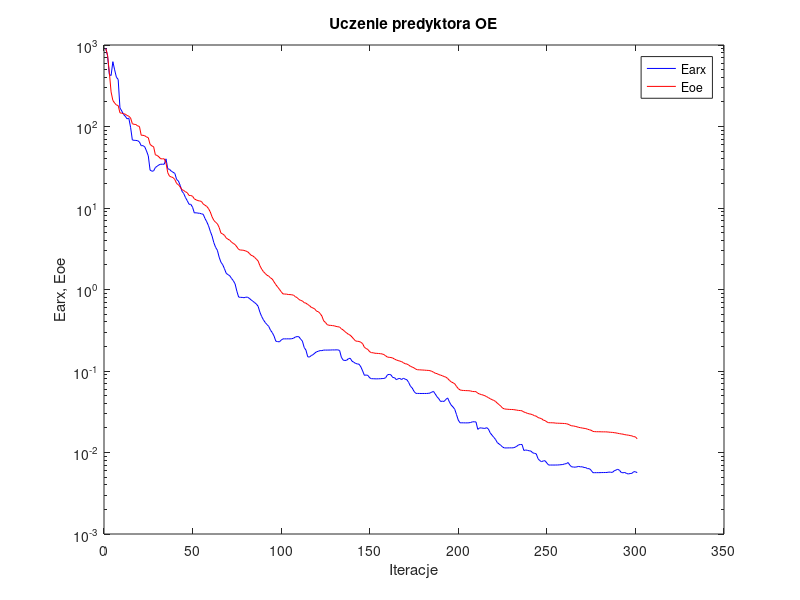
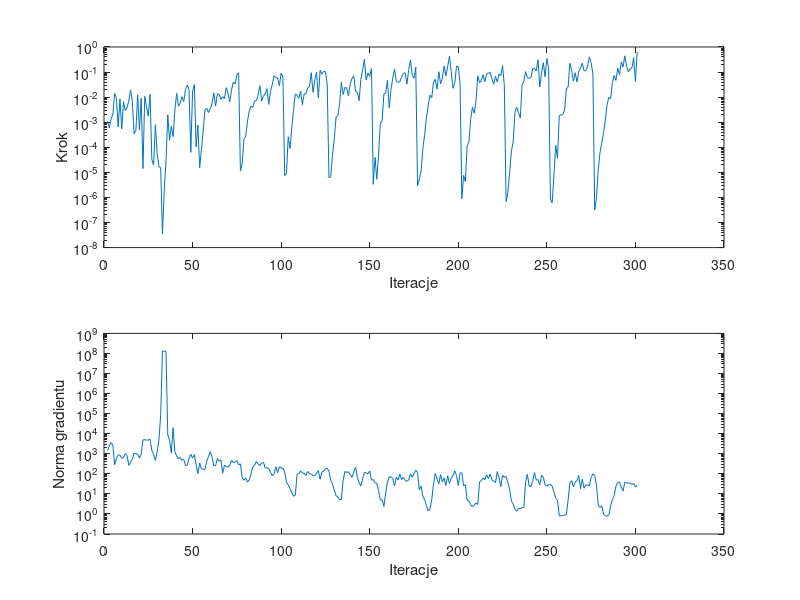

Write MATLAB code to recreate these figures, in order.
%uczenie predyktora oe
clear all;
n=0; farx(n+1)=9.124624e+002; foe(n+1)=9.043905e+002; wspucz(n+1)=0.000000e+000; ng(n+1)=0.000000e+000;
%odnowa zmiennej metryki
n=1; farx(n+1)=7.379089e+002; foe(n+1)=7.530805e+002; krok(n+1)=1.088038e-003; ng(n+1)=1.449552e+003;
n=2; farx(n+1)=4.352586e+002; foe(n+1)=4.639937e+002; krok(n+1)=5.828972e-004; ng(n+1)=2.485860e+003;
n=3; farx(n+1)=4.218927e+002; foe(n+1)=2.657359e+002; krok(n+1)=1.342085e-003; ng(n+1)=3.587642e+003;
n=4; farx(n+1)=6.243450e+002; foe(n+1)=2.091409e+002; krok(n+1)=2.086706e-003; ng(n+1)=2.685291e+003;
n=5; farx(n+1)=4.957303e+002; foe(n+1)=1.941576e+002; krok(n+1)=1.394089e-002; ng(n+1)=2.800954e+002;
n=6; farx(n+1)=4.024357e+002; foe(n+1)=1.833950e+002; krok(n+1)=9.385969e-003; ng(n+1)=5.941655e+002;
n=7; farx(n+1)=3.776383e+002; foe(n+1)=1.810719e+002; krok(n+1)=6.465635e-004; ng(n+1)=8.778688e+002;
n=8; farx(n+1)=1.692469e+002; foe(n+1)=1.471305e+002; krok(n+1)=8.624636e-003; ng(n+1)=8.659305e+002;
n=9; farx(n+1)=1.553385e+002; foe(n+1)=1.455794e+002; krok(n+1)=5.391128e-004; ng(n+1)=5.988140e+002;
n=10; farx(n+1)=1.410034e+002; foe(n+1)=1.437030e+002; krok(n+1)=6.606617e-003; ng(n+1)=6.284488e+002;
n=11; farx(n+1)=1.337454e+002; foe(n+1)=1.415844e+002; krok(n+1)=2.883948e-003; ng(n+1)=1.016491e+003;
n=12; farx(n+1)=1.242322e+002; foe(n+1)=1.366953e+002; krok(n+1)=3.806601e-003; ng(n+1)=8.173140e+002;
n=13; farx(n+1)=1.266322e+002; foe(n+1)=1.337190e+002; krok(n+1)=7.088102e-003; ng(n+1)=2.649928e+002;
n=14; farx(n+1)=9.793347e+001; foe(n+1)=1.275036e+002; krok(n+1)=1.945154e-002; ng(n+1)=3.608574e+002;
n=15; farx(n+1)=6.835082e+001; foe(n+1)=1.081808e+002; krok(n+1)=6.511197e-003; ng(n+1)=5.329966e+002;
n=16; farx(n+1)=6.768501e+001; foe(n+1)=1.063534e+002; krok(n+1)=3.467612e-004; ng(n+1)=1.075973e+003;
n=17; farx(n+1)=6.748232e+001; foe(n+1)=1.057334e+002; krok(n+1)=4.703531e-004; ng(n+1)=1.004925e+003;
n=18; farx(n+1)=6.702577e+001; foe(n+1)=1.016160e+002; krok(n+1)=1.226153e-002; ng(n+1)=9.691644e+002;
n=19; farx(n+1)=6.455913e+001; foe(n+1)=1.002315e+002; krok(n+1)=4.893823e-004; ng(n+1)=6.100432e+002;
n=20; farx(n+1)=5.814148e+001; foe(n+1)=7.809739e+001; krok(n+1)=9.111084e-003; ng(n+1)=9.459318e+002;
n=21; farx(n+1)=5.825942e+001; foe(n+1)=7.801709e+001; krok(n+1)=1.414532e-005; ng(n+1)=4.952727e+003;
n=22; farx(n+1)=5.635068e+001; foe(n+1)=7.698759e+001; krok(n+1)=1.073668e-002; ng(n+1)=5.025064e+003;
n=23; farx(n+1)=5.010365e+001; foe(n+1)=7.442804e+001; krok(n+1)=4.090464e-003; ng(n+1)=4.732196e+003;
n=24; farx(n+1)=4.364073e+001; foe(n+1)=7.295461e+001; krok(n+1)=1.745241e-003; ng(n+1)=4.828811e+003;
n=25; farx(n+1)=2.922021e+001; foe(n+1)=6.042912e+001; krok(n+1)=1.305754e-002; ng(n+1)=5.371445e+003;
%odnowa zmiennej metryki
n=26; farx(n+1)=2.828147e+001; foe(n+1)=5.775530e+001; krok(n+1)=3.242569e-005; ng(n+1)=1.470397e+003;
n=27; farx(n+1)=2.850479e+001; foe(n+1)=5.659051e+001; krok(n+1)=1.961815e-005; ng(n+1)=9.347192e+002;
n=28; farx(n+1)=3.139564e+001; foe(n+1)=4.486069e+001; krok(n+1)=7.851750e-004; ng(n+1)=4.622486e+002;
n=29; farx(n+1)=3.254077e+001; foe(n+1)=4.419607e+001; krok(n+1)=5.596626e-005; ng(n+1)=1.266174e+003;
n=30; farx(n+1)=3.380495e+001; foe(n+1)=4.233393e+001; krok(n+1)=1.657636e-005; ng(n+1)=4.773439e+003;
n=31; farx(n+1)=3.444376e+001; foe(n+1)=4.014212e+001; krok(n+1)=1.539518e-005; ng(n+1)=9.014667e+004;
n=32; farx(n+1)=3.444413e+001; foe(n+1)=4.014165e+001; krok(n+1)=3.492143e-008; ng(n+1)=1.295602e+008;
n=33; farx(n+1)=3.444200e+001; foe(n+1)=4.013556e+001; krok(n+1)=1.865685e-006; ng(n+1)=1.294582e+008;
n=34; farx(n+1)=4.012129e+001; foe(n+1)=3.570721e+001; krok(n+1)=2.809248e-005; ng(n+1)=1.268074e+008;
n=35; farx(n+1)=3.028316e+001; foe(n+1)=2.708821e+001; krok(n+1)=1.983052e-003; ng(n+1)=8.531447e+003;
n=36; farx(n+1)=2.979310e+001; foe(n+1)=2.450739e+001; krok(n+1)=1.909062e-004; ng(n+1)=4.799798e+003;
n=37; farx(n+1)=2.829067e+001; foe(n+1)=2.405040e+001; krok(n+1)=6.946998e-004; ng(n+1)=1.083244e+003;
n=38; farx(n+1)=2.743424e+001; foe(n+1)=2.361464e+001; krok(n+1)=2.663065e-004; ng(n+1)=1.993211e+004;
n=39; farx(n+1)=2.657116e+001; foe(n+1)=2.231170e+001; krok(n+1)=2.998733e-003; ng(n+1)=1.319042e+003;
n=40; farx(n+1)=2.238205e+001; foe(n+1)=1.996479e+001; krok(n+1)=1.406421e-002; ng(n+1)=7.679752e+002;
n=41; farx(n+1)=2.144841e+001; foe(n+1)=1.932104e+001; krok(n+1)=4.334641e-003; ng(n+1)=5.571907e+002;
n=42; farx(n+1)=1.897650e+001; foe(n+1)=1.809040e+001; krok(n+1)=5.682045e-003; ng(n+1)=6.580482e+002;
n=43; farx(n+1)=1.606974e+001; foe(n+1)=1.682259e+001; krok(n+1)=1.056509e-002; ng(n+1)=4.706784e+002;
n=44; farx(n+1)=1.506401e+001; foe(n+1)=1.637604e+001; krok(n+1)=6.606617e-003; ng(n+1)=5.335862e+002;
n=45; farx(n+1)=1.342716e+001; foe(n+1)=1.581771e+001; krok(n+1)=2.001452e-002; ng(n+1)=2.552326e+002;
n=46; farx(n+1)=1.230608e+001; foe(n+1)=1.539172e+001; krok(n+1)=3.022871e-002; ng(n+1)=2.725762e+002;
n=47; farx(n+1)=1.110678e+001; foe(n+1)=1.424747e+001; krok(n+1)=1.993088e-002; ng(n+1)=5.953742e+002;
n=48; farx(n+1)=1.110214e+001; foe(n+1)=1.424520e+001; krok(n+1)=6.268073e-005; ng(n+1)=9.319687e+002;
n=49; farx(n+1)=1.021299e+001; foe(n+1)=1.392284e+001; krok(n+1)=1.650507e-002; ng(n+1)=6.201676e+002;
n=50; farx(n+1)=8.688010e+000; foe(n+1)=1.293444e+001; krok(n+1)=3.192628e-002; ng(n+1)=9.014036e+002;
%odnowa zmiennej metryki
n=51; farx(n+1)=8.750406e+000; foe(n+1)=1.259753e+001; krok(n+1)=1.052302e-004; ng(n+1)=2.738581e+002;
n=52; farx(n+1)=8.645168e+000; foe(n+1)=1.232341e+001; krok(n+1)=7.663457e-004; ng(n+1)=1.012553e+002;
n=53; farx(n+1)=8.623372e+000; foe(n+1)=1.220388e+001; krok(n+1)=1.511164e-005; ng(n+1)=3.480164e+002;
n=54; farx(n+1)=8.480582e+000; foe(n+1)=1.203507e+001; krok(n+1)=8.191911e-005; ng(n+1)=1.776563e+002;
n=55; farx(n+1)=8.383564e+000; foe(n+1)=1.121181e+001; krok(n+1)=4.861096e-004; ng(n+1)=1.680625e+002;
n=56; farx(n+1)=7.449021e+000; foe(n+1)=1.081121e+001; krok(n+1)=3.146871e-003; ng(n+1)=1.675271e+002;
n=57; farx(n+1)=6.776941e+000; foe(n+1)=1.046048e+001; krok(n+1)=3.558977e-003; ng(n+1)=4.244458e+002;
n=58; farx(n+1)=6.055122e+000; foe(n+1)=9.836196e+000; krok(n+1)=2.437335e-003; ng(n+1)=7.358746e+002;
n=59; farx(n+1)=5.185694e+000; foe(n+1)=8.941248e+000; krok(n+1)=3.427028e-003; ng(n+1)=1.273338e+003;
n=60; farx(n+1)=4.531607e+000; foe(n+1)=7.797140e+000; krok(n+1)=5.711090e-003; ng(n+1)=6.752069e+002;
n=61; farx(n+1)=3.757662e+000; foe(n+1)=7.053164e+000; krok(n+1)=1.448480e-002; ng(n+1)=2.566126e+002;
n=62; farx(n+1)=3.291457e+000; foe(n+1)=6.678780e+000; krok(n+1)=4.449709e-003; ng(n+1)=2.520914e+002;
n=63; farx(n+1)=3.029199e+000; foe(n+1)=6.409867e+000; krok(n+1)=1.360507e-002; ng(n+1)=5.837053e+002;
n=64; farx(n+1)=2.493681e+000; foe(n+1)=5.776113e+000; krok(n+1)=1.269968e-002; ng(n+1)=4.213642e+002;
n=65; farx(n+1)=2.164144e+000; foe(n+1)=4.930739e+000; krok(n+1)=8.252536e-003; ng(n+1)=4.815502e+002;
n=66; farx(n+1)=2.015298e+000; foe(n+1)=4.797191e+000; krok(n+1)=1.037360e-002; ng(n+1)=1.089709e+002;
n=67; farx(n+1)=1.798772e+000; foe(n+1)=4.618849e+000; krok(n+1)=8.682561e-003; ng(n+1)=2.689657e+002;
n=68; farx(n+1)=1.578861e+000; foe(n+1)=4.288569e+000; krok(n+1)=2.386882e-002; ng(n+1)=2.259459e+002;
n=69; farx(n+1)=1.521987e+000; foe(n+1)=4.137613e+000; krok(n+1)=1.438335e-002; ng(n+1)=2.177924e+002;
n=70; farx(n+1)=1.474512e+000; foe(n+1)=4.025486e+000; krok(n+1)=6.543079e-003; ng(n+1)=2.758496e+002;
n=71; farx(n+1)=1.365924e+000; foe(n+1)=3.802137e+000; krok(n+1)=1.966568e-002; ng(n+1)=4.597912e+002;
n=72; farx(n+1)=1.282101e+000; foe(n+1)=3.679169e+000; krok(n+1)=3.968448e-002; ng(n+1)=3.657856e+002;
n=73; farx(n+1)=1.170936e+000; foe(n+1)=3.557366e+000; krok(n+1)=3.323730e-002; ng(n+1)=3.824714e+002;
n=74; farx(n+1)=9.527826e-001; foe(n+1)=3.336874e+000; krok(n+1)=7.951813e-002; ng(n+1)=4.603836e+002;
n=75; farx(n+1)=8.076246e-001; foe(n+1)=3.102657e+000; krok(n+1)=9.363811e-002; ng(n+1)=2.813194e+002;
%odnowa zmiennej metryki
n=76; farx(n+1)=8.013102e-001; foe(n+1)=3.048110e+000; krok(n+1)=1.126542e-005; ng(n+1)=3.142257e+002;
n=77; farx(n+1)=7.999917e-001; foe(n+1)=3.043421e+000; krok(n+1)=2.167257e-005; ng(n+1)=6.278288e+001;
n=78; farx(n+1)=7.926877e-001; foe(n+1)=3.019560e+000; krok(n+1)=2.111695e-004; ng(n+1)=4.861520e+001;
n=79; farx(n+1)=8.035139e-001; foe(n+1)=2.966582e+000; krok(n+1)=2.773768e-004; ng(n+1)=6.140809e+001;
n=80; farx(n+1)=8.060786e-001; foe(n+1)=2.916601e+000; krok(n+1)=1.120856e-003; ng(n+1)=3.828047e+001;
n=81; farx(n+1)=7.794341e-001; foe(n+1)=2.779231e+000; krok(n+1)=2.778799e-003; ng(n+1)=5.112587e+001;
n=82; farx(n+1)=7.474485e-001; foe(n+1)=2.634058e+000; krok(n+1)=4.375565e-003; ng(n+1)=9.856617e+001;
n=83; farx(n+1)=7.183598e-001; foe(n+1)=2.584620e+000; krok(n+1)=3.929986e-003; ng(n+1)=2.297161e+002;
n=84; farx(n+1)=6.913806e-001; foe(n+1)=2.481071e+000; krok(n+1)=7.144846e-003; ng(n+1)=2.674177e+002;
n=85; farx(n+1)=6.639363e-001; foe(n+1)=2.360363e+000; krok(n+1)=7.242402e-003; ng(n+1)=4.158958e+002;
n=86; farx(n+1)=6.219466e-001; foe(n+1)=2.238047e+000; krok(n+1)=1.199953e-002; ng(n+1)=3.093847e+002;
n=87; farx(n+1)=5.272885e-001; foe(n+1)=1.960817e+000; krok(n+1)=2.876670e-002; ng(n+1)=2.571798e+002;
n=88; farx(n+1)=4.661507e-001; foe(n+1)=1.780742e+000; krok(n+1)=6.912131e-003; ng(n+1)=3.419708e+002;
n=89; farx(n+1)=4.248788e-001; foe(n+1)=1.656323e+000; krok(n+1)=1.129495e-002; ng(n+1)=3.715017e+002;
n=90; farx(n+1)=3.938093e-001; foe(n+1)=1.573816e+000; krok(n+1)=1.345640e-002; ng(n+1)=2.011640e+002;
n=91; farx(n+1)=3.711484e-001; foe(n+1)=1.495980e+000; krok(n+1)=2.178313e-002; ng(n+1)=2.002480e+002;
n=92; farx(n+1)=3.525111e-001; foe(n+1)=1.459247e+000; krok(n+1)=5.172508e-003; ng(n+1)=1.823104e+002;
n=93; farx(n+1)=3.164592e-001; foe(n+1)=1.387922e+000; krok(n+1)=1.740861e-002; ng(n+1)=1.179517e+002;
n=94; farx(n+1)=2.957696e-001; foe(n+1)=1.342303e+000; krok(n+1)=3.172883e-002; ng(n+1)=8.085282e+001;
n=95; farx(n+1)=2.680433e-001; foe(n+1)=1.238088e+000; krok(n+1)=7.240442e-002; ng(n+1)=1.001281e+002;
n=96; farx(n+1)=2.320153e-001; foe(n+1)=1.146559e+000; krok(n+1)=6.079450e-002; ng(n+1)=2.271165e+002;
n=97; farx(n+1)=2.295864e-001; foe(n+1)=1.075793e+000; krok(n+1)=5.931582e-002; ng(n+1)=1.128642e+002;
n=98; farx(n+1)=2.278003e-001; foe(n+1)=1.007073e+000; krok(n+1)=2.835564e-002; ng(n+1)=2.271570e+002;
n=99; farx(n+1)=2.390134e-001; foe(n+1)=9.416005e-001; krok(n+1)=9.137743e-002; ng(n+1)=1.899417e+002;
n=100; farx(n+1)=2.479357e-001; foe(n+1)=8.842442e-001; krok(n+1)=6.269998e-002; ng(n+1)=1.955238e+002;
%odnowa zmiennej metryki
n=101; farx(n+1)=2.479438e-001; foe(n+1)=8.790320e-001; krok(n+1)=7.488082e-006; ng(n+1)=1.270688e+002;
n=102; farx(n+1)=2.478527e-001; foe(n+1)=8.781802e-001; krok(n+1)=9.322149e-006; ng(n+1)=3.805225e+001;
n=103; farx(n+1)=2.483055e-001; foe(n+1)=8.677574e-001; krok(n+1)=2.638405e-004; ng(n+1)=2.842741e+001;
n=104; farx(n+1)=2.477100e-001; foe(n+1)=8.662097e-001; krok(n+1)=8.923578e-005; ng(n+1)=1.841576e+001;
n=105; farx(n+1)=2.489831e-001; foe(n+1)=8.614223e-001; krok(n+1)=5.890474e-004; ng(n+1)=1.138128e+001;
n=106; farx(n+1)=2.524802e-001; foe(n+1)=8.519273e-001; krok(n+1)=3.225080e-003; ng(n+1)=7.695102e+000;
n=107; farx(n+1)=2.610796e-001; foe(n+1)=8.166846e-001; krok(n+1)=1.333847e-002; ng(n+1)=8.587163e+000;
n=108; farx(n+1)=2.643933e-001; foe(n+1)=7.954532e-001; krok(n+1)=1.189189e-002; ng(n+1)=9.658474e+001;
n=109; farx(n+1)=2.635862e-001; foe(n+1)=7.561114e-001; krok(n+1)=9.079033e-003; ng(n+1)=1.019580e+002;
n=110; farx(n+1)=2.462006e-001; foe(n+1)=7.348366e-001; krok(n+1)=1.737095e-002; ng(n+1)=1.392166e+002;
n=111; farx(n+1)=2.326691e-001; foe(n+1)=7.237309e-001; krok(n+1)=5.000456e-003; ng(n+1)=1.082503e+002;
n=112; farx(n+1)=1.945682e-001; foe(n+1)=6.899028e-001; krok(n+1)=1.363820e-002; ng(n+1)=1.068352e+002;
n=113; farx(n+1)=1.803521e-001; foe(n+1)=6.796657e-001; krok(n+1)=1.351485e-002; ng(n+1)=8.210599e+001;
n=114; farx(n+1)=1.494585e-001; foe(n+1)=6.546465e-001; krok(n+1)=2.334578e-002; ng(n+1)=1.309307e+002;
n=115; farx(n+1)=1.482258e-001; foe(n+1)=6.347354e-001; krok(n+1)=2.667694e-002; ng(n+1)=9.845944e+001;
n=116; farx(n+1)=1.547436e-001; foe(n+1)=6.036243e-001; krok(n+1)=9.464413e-002; ng(n+1)=9.771051e+001;
n=117; farx(n+1)=1.586081e-001; foe(n+1)=5.931864e-001; krok(n+1)=1.547432e-002; ng(n+1)=8.342702e+001;
n=118; farx(n+1)=1.658943e-001; foe(n+1)=5.756824e-001; krok(n+1)=4.904612e-002; ng(n+1)=7.976880e+001;
n=119; farx(n+1)=1.722440e-001; foe(n+1)=5.413059e-001; krok(n+1)=9.809225e-002; ng(n+1)=1.080009e+002;
n=120; farx(n+1)=1.746914e-001; foe(n+1)=5.343461e-001; krok(n+1)=9.128410e-003; ng(n+1)=1.434124e+002;
n=121; farx(n+1)=1.780577e-001; foe(n+1)=5.078241e-001; krok(n+1)=1.186921e-001; ng(n+1)=5.325927e+001;
n=122; farx(n+1)=1.778129e-001; foe(n+1)=4.721419e-001; krok(n+1)=8.268560e-002; ng(n+1)=1.245602e+002;
n=123; farx(n+1)=1.805937e-001; foe(n+1)=4.126019e-001; krok(n+1)=1.057221e-001; ng(n+1)=1.325661e+002;
n=124; farx(n+1)=1.805008e-001; foe(n+1)=3.942411e-001; krok(n+1)=1.072012e-001; ng(n+1)=1.835671e+002;
n=125; farx(n+1)=1.805676e-001; foe(n+1)=3.706890e-001; krok(n+1)=3.347423e-002; ng(n+1)=1.879171e+002;
%odnowa zmiennej metryki
n=126; farx(n+1)=1.808069e-001; foe(n+1)=3.638944e-001; krok(n+1)=6.147541e-006; ng(n+1)=1.361957e+002;
n=127; farx(n+1)=1.809273e-001; foe(n+1)=3.630348e-001; krok(n+1)=6.715934e-006; ng(n+1)=4.650000e+001;
n=128; farx(n+1)=1.815994e-001; foe(n+1)=3.604597e-001; krok(n+1)=5.261508e-005; ng(n+1)=3.207076e+001;
n=129; farx(n+1)=1.812005e-001; foe(n+1)=3.583340e-001; krok(n+1)=2.125074e-004; ng(n+1)=1.493298e+001;
n=130; farx(n+1)=1.817695e-001; foe(n+1)=3.525808e-001; krok(n+1)=1.602367e-003; ng(n+1)=8.005086e+000;
n=131; farx(n+1)=1.817368e-001; foe(n+1)=3.489516e-001; krok(n+1)=1.830478e-003; ng(n+1)=7.339028e+000;
n=132; farx(n+1)=1.785316e-001; foe(n+1)=3.464663e-001; krok(n+1)=5.242823e-003; ng(n+1)=5.025421e+000;
n=133; farx(n+1)=1.473561e-001; foe(n+1)=3.293003e-001; krok(n+1)=3.920662e-002; ng(n+1)=5.423415e+000;
n=134; farx(n+1)=1.360763e-001; foe(n+1)=3.191857e-001; krok(n+1)=1.274291e-002; ng(n+1)=5.041666e+001;
n=135; farx(n+1)=1.345352e-001; foe(n+1)=3.044124e-001; krok(n+1)=2.428721e-002; ng(n+1)=1.305740e+002;
n=136; farx(n+1)=1.355729e-001; foe(n+1)=2.926577e-001; krok(n+1)=2.355148e-002; ng(n+1)=1.173433e+002;
n=137; farx(n+1)=1.417422e-001; foe(n+1)=2.816870e-001; krok(n+1)=1.136199e-002; ng(n+1)=1.269534e+002;
n=138; farx(n+1)=1.434262e-001; foe(n+1)=2.750983e-001; krok(n+1)=3.394649e-002; ng(n+1)=9.105103e+001;
n=139; farx(n+1)=1.320805e-001; foe(n+1)=2.611210e-001; krok(n+1)=5.560270e-002; ng(n+1)=6.689885e+001;
n=140; farx(n+1)=1.281663e-001; foe(n+1)=2.465576e-001; krok(n+1)=7.000904e-002; ng(n+1)=1.220756e+002;
n=141; farx(n+1)=1.238599e-001; foe(n+1)=2.338002e-001; krok(n+1)=1.703693e-002; ng(n+1)=2.143402e+002;
n=142; farx(n+1)=1.222047e-001; foe(n+1)=2.315258e-001; krok(n+1)=1.574999e-002; ng(n+1)=6.731363e+001;
n=143; farx(n+1)=1.210986e-001; foe(n+1)=2.305469e-001; krok(n+1)=7.191676e-003; ng(n+1)=3.604816e+001;
n=144; farx(n+1)=1.123986e-001; foe(n+1)=2.249560e-001; krok(n+1)=5.097164e-002; ng(n+1)=2.472616e+001;
n=145; farx(n+1)=1.003354e-001; foe(n+1)=2.165764e-001; krok(n+1)=1.238254e-001; ng(n+1)=5.506950e+001;
n=146; farx(n+1)=8.842841e-002; foe(n+1)=1.949500e-001; krok(n+1)=3.214238e-001; ng(n+1)=1.185309e+002;
n=147; farx(n+1)=8.940798e-002; foe(n+1)=1.889245e-001; krok(n+1)=4.797973e-002; ng(n+1)=1.113514e+002;
n=148; farx(n+1)=8.818684e-002; foe(n+1)=1.832054e-001; krok(n+1)=9.137743e-002; ng(n+1)=1.016489e+002;
n=149; farx(n+1)=8.237469e-002; foe(n+1)=1.721626e-001; krok(n+1)=6.754791e-002; ng(n+1)=1.386631e+002;
n=150; farx(n+1)=8.044044e-002; foe(n+1)=1.678637e-001; krok(n+1)=1.383675e-001; ng(n+1)=4.818930e+001;
%odnowa zmiennej metryki
n=151; farx(n+1)=8.043112e-002; foe(n+1)=1.673779e-001; krok(n+1)=3.357967e-006; ng(n+1)=5.167999e+001;
n=152; farx(n+1)=8.015659e-002; foe(n+1)=1.650239e-001; krok(n+1)=3.923630e-005; ng(n+1)=3.519090e+001;
n=153; farx(n+1)=8.009819e-002; foe(n+1)=1.647351e-001; krok(n+1)=5.238884e-006; ng(n+1)=3.369925e+001;
n=154; farx(n+1)=8.026991e-002; foe(n+1)=1.639630e-001; krok(n+1)=5.249070e-005; ng(n+1)=1.481709e+001;
n=155; farx(n+1)=8.039091e-002; foe(n+1)=1.631112e-001; krok(n+1)=9.289576e-004; ng(n+1)=4.894566e+000;
n=156; farx(n+1)=8.075899e-002; foe(n+1)=1.620362e-001; krok(n+1)=1.130223e-003; ng(n+1)=5.021684e+000;
n=157; farx(n+1)=8.102886e-002; foe(n+1)=1.589963e-001; krok(n+1)=1.356166e-002; ng(n+1)=2.358541e+000;
n=158; farx(n+1)=8.268441e-002; foe(n+1)=1.536218e-001; krok(n+1)=1.429000e-002; ng(n+1)=1.077284e+001;
n=159; farx(n+1)=8.979499e-002; foe(n+1)=1.481760e-001; krok(n+1)=4.842911e-002; ng(n+1)=3.889656e+001;
n=160; farx(n+1)=9.087824e-002; foe(n+1)=1.471945e-001; krok(n+1)=3.740913e-003; ng(n+1)=7.187851e+001;
n=161; farx(n+1)=8.965099e-002; foe(n+1)=1.462779e-001; krok(n+1)=2.001452e-002; ng(n+1)=6.959427e+001;
n=162; farx(n+1)=8.317983e-002; foe(n+1)=1.443448e-001; krok(n+1)=5.730115e-002; ng(n+1)=6.003482e+001;
n=163; farx(n+1)=8.286410e-002; foe(n+1)=1.399942e-001; krok(n+1)=1.300904e-001; ng(n+1)=2.486039e+001;
n=164; farx(n+1)=7.832275e-002; foe(n+1)=1.367151e-001; krok(n+1)=4.305393e-002; ng(n+1)=6.756518e+001;
n=165; farx(n+1)=8.033397e-002; foe(n+1)=1.343274e-001; krok(n+1)=3.890307e-002; ng(n+1)=4.881936e+001;
n=166; farx(n+1)=8.104185e-002; foe(n+1)=1.322423e-001; krok(n+1)=4.111242e-002; ng(n+1)=9.728112e+001;
n=167; farx(n+1)=7.856236e-002; foe(n+1)=1.303887e-001; krok(n+1)=6.266827e-002; ng(n+1)=5.138481e+001;
n=168; farx(n+1)=8.149180e-002; foe(n+1)=1.264497e-001; krok(n+1)=8.693674e-002; ng(n+1)=6.833995e+001;
n=169; farx(n+1)=7.944142e-002; foe(n+1)=1.227736e-001; krok(n+1)=9.406594e-002; ng(n+1)=4.745979e+001;
n=170; farx(n+1)=7.807170e-002; foe(n+1)=1.218799e-001; krok(n+1)=3.294851e-002; ng(n+1)=4.233472e+001;
n=171; farx(n+1)=7.224782e-002; foe(n+1)=1.182895e-001; krok(n+1)=1.243530e-001; ng(n+1)=4.992421e+001;
n=172; farx(n+1)=6.504509e-002; foe(n+1)=1.140399e-001; krok(n+1)=3.050693e-001; ng(n+1)=9.892768e+001;
n=173; farx(n+1)=6.184208e-002; foe(n+1)=1.118238e-001; krok(n+1)=7.326360e-002; ng(n+1)=6.693309e+001;
n=174; farx(n+1)=5.626790e-002; foe(n+1)=1.092285e-001; krok(n+1)=5.671128e-002; ng(n+1)=1.038679e+002;
n=175; farx(n+1)=5.320248e-002; foe(n+1)=1.053851e-001; krok(n+1)=1.577575e-001; ng(n+1)=1.516181e+002;
%odnowa zmiennej metryki
n=176; farx(n+1)=5.308044e-002; foe(n+1)=1.035474e-001; krok(n+1)=2.903548e-006; ng(n+1)=1.153772e+002;
n=177; farx(n+1)=5.305287e-002; foe(n+1)=1.034559e-001; krok(n+1)=5.492312e-006; ng(n+1)=1.603007e+001;
n=178; farx(n+1)=5.295102e-002; foe(n+1)=1.030706e-001; krok(n+1)=1.109774e-005; ng(n+1)=2.388258e+001;
n=179; farx(n+1)=5.299265e-002; foe(n+1)=1.027817e-001; krok(n+1)=8.763108e-005; ng(n+1)=7.936078e+000;
n=180; farx(n+1)=5.299187e-002; foe(n+1)=1.024187e-001; krok(n+1)=3.149159e-004; ng(n+1)=5.031248e+000;
n=181; farx(n+1)=5.299289e-002; foe(n+1)=1.019528e-001; krok(n+1)=1.499367e-003; ng(n+1)=2.649946e+000;
n=182; farx(n+1)=5.318646e-002; foe(n+1)=1.016893e-001; krok(n+1)=4.525276e-003; ng(n+1)=1.418748e+000;
n=183; farx(n+1)=5.356380e-002; foe(n+1)=1.009434e-001; krok(n+1)=1.199953e-002; ng(n+1)=1.720862e+000;
n=184; farx(n+1)=5.503521e-002; foe(n+1)=9.920021e-002; krok(n+1)=9.458902e-003; ng(n+1)=4.971571e+000;
n=185; farx(n+1)=5.616337e-002; foe(n+1)=9.679074e-002; krok(n+1)=3.968448e-002; ng(n+1)=2.926519e+001;
n=186; farx(n+1)=5.222923e-002; foe(n+1)=9.389896e-002; krok(n+1)=5.082412e-002; ng(n+1)=1.033643e+002;
n=187; farx(n+1)=4.830385e-002; foe(n+1)=9.283093e-002; krok(n+1)=2.107682e-002; ng(n+1)=5.545129e+001;
n=188; farx(n+1)=4.569597e-002; foe(n+1)=9.038988e-002; krok(n+1)=1.032026e-001; ng(n+1)=3.180934e+001;
n=189; farx(n+1)=4.230132e-002; foe(n+1)=8.898752e-002; krok(n+1)=3.408723e-002; ng(n+1)=9.210722e+001;
n=190; farx(n+1)=4.263770e-002; foe(n+1)=8.746248e-002; krok(n+1)=5.671128e-002; ng(n+1)=3.977201e+001;
n=191; farx(n+1)=4.233908e-002; foe(n+1)=8.559221e-002; krok(n+1)=1.752988e-001; ng(n+1)=6.131165e+001;
n=192; farx(n+1)=4.487181e-002; foe(n+1)=8.398869e-002; krok(n+1)=7.100847e-002; ng(n+1)=2.643397e+001;
n=193; farx(n+1)=4.673786e-002; foe(n+1)=8.096274e-002; krok(n+1)=1.620110e-001; ng(n+1)=7.970880e+001;
n=194; farx(n+1)=4.158663e-002; foe(n+1)=7.677273e-002; krok(n+1)=4.228884e-001; ng(n+1)=3.370308e+001;
n=195; farx(n+1)=3.818773e-002; foe(n+1)=7.360768e-002; krok(n+1)=1.067078e-001; ng(n+1)=6.051775e+001;
n=196; farx(n+1)=3.623748e-002; foe(n+1)=7.177419e-002; krok(n+1)=2.262062e-002; ng(n+1)=8.161593e+001;
n=197; farx(n+1)=3.391307e-002; foe(n+1)=6.973371e-002; krok(n+1)=3.500452e-002; ng(n+1)=1.423002e+002;
n=198; farx(n+1)=2.915139e-002; foe(n+1)=6.464089e-002; krok(n+1)=1.732520e-001; ng(n+1)=8.134601e+001;
n=199; farx(n+1)=2.495181e-002; foe(n+1)=6.080779e-002; krok(n+1)=1.619492e-001; ng(n+1)=2.606612e+001;
n=200; farx(n+1)=2.313988e-002; foe(n+1)=5.856589e-002; krok(n+1)=3.360874e-002; ng(n+1)=1.095297e+002;
%odnowa zmiennej metryki
n=201; farx(n+1)=2.314448e-002; foe(n+1)=5.791251e-002; krok(n+1)=8.718915e-007; ng(n+1)=1.128796e+002;
n=202; farx(n+1)=2.312885e-002; foe(n+1)=5.770331e-002; krok(n+1)=7.632581e-006; ng(n+1)=2.534852e+001;
n=203; farx(n+1)=2.309099e-002; foe(n+1)=5.750995e-002; krok(n+1)=4.316184e-006; ng(n+1)=2.866693e+001;
n=204; farx(n+1)=2.310313e-002; foe(n+1)=5.740737e-002; krok(n+1)=1.172344e-004; ng(n+1)=4.715887e+000;
n=205; farx(n+1)=2.314158e-002; foe(n+1)=5.727603e-002; krok(n+1)=1.602589e-004; ng(n+1)=4.564515e+000;
n=206; farx(n+1)=2.335380e-002; foe(n+1)=5.686949e-002; krok(n+1)=1.297613e-003; ng(n+1)=2.873803e+000;
n=207; farx(n+1)=2.379838e-002; foe(n+1)=5.610369e-002; krok(n+1)=4.065324e-003; ng(n+1)=2.319168e+000;
n=208; farx(n+1)=2.383933e-002; foe(n+1)=5.593050e-002; krok(n+1)=2.274128e-003; ng(n+1)=2.719876e+000;
n=209; farx(n+1)=2.369271e-002; foe(n+1)=5.582081e-002; krok(n+1)=7.242402e-003; ng(n+1)=3.525522e+000;
n=210; farx(n+1)=1.923820e-002; foe(n+1)=5.342440e-002; krok(n+1)=7.092411e-002; ng(n+1)=2.987141e+000;
n=211; farx(n+1)=2.002802e-002; foe(n+1)=5.222129e-002; krok(n+1)=3.771383e-002; ng(n+1)=3.938298e+001;
n=212; farx(n+1)=2.002128e-002; foe(n+1)=5.139602e-002; krok(n+1)=4.655230e-002; ng(n+1)=4.572931e+001;
n=213; farx(n+1)=1.985212e-002; foe(n+1)=5.067432e-002; krok(n+1)=7.822596e-002; ng(n+1)=6.167722e+001;
n=214; farx(n+1)=1.974862e-002; foe(n+1)=4.973125e-002; krok(n+1)=4.152360e-002; ng(n+1)=5.072396e+001;
n=215; farx(n+1)=2.018133e-002; foe(n+1)=4.844318e-002; krok(n+1)=8.268560e-002; ng(n+1)=9.036534e+001;
n=216; farx(n+1)=1.941491e-002; foe(n+1)=4.711847e-002; krok(n+1)=8.973318e-002; ng(n+1)=5.826446e+001;
n=217; farx(n+1)=1.744989e-002; foe(n+1)=4.571774e-002; krok(n+1)=9.668121e-002; ng(n+1)=9.837131e+001;
n=218; farx(n+1)=1.634605e-002; foe(n+1)=4.454766e-002; krok(n+1)=5.442027e-002; ng(n+1)=4.877381e+001;
n=219; farx(n+1)=1.539033e-002; foe(n+1)=4.358910e-002; krok(n+1)=3.294851e-002; ng(n+1)=4.422859e+001;
n=220; farx(n+1)=1.449018e-002; foe(n+1)=4.237647e-002; krok(n+1)=6.754791e-002; ng(n+1)=3.616686e+001;
n=221; farx(n+1)=1.324768e-002; foe(n+1)=4.037928e-002; krok(n+1)=4.000365e-002; ng(n+1)=1.295645e+002;
n=222; farx(n+1)=1.273798e-002; foe(n+1)=3.869438e-002; krok(n+1)=8.475198e-002; ng(n+1)=6.699838e+001;
n=223; farx(n+1)=1.225033e-002; foe(n+1)=3.704111e-002; krok(n+1)=7.158549e-002; ng(n+1)=2.295128e+001;
n=224; farx(n+1)=1.167427e-002; foe(n+1)=3.503179e-002; krok(n+1)=1.812098e-001; ng(n+1)=8.227478e+001;
n=225; farx(n+1)=1.137914e-002; foe(n+1)=3.430261e-002; krok(n+1)=2.840322e-002; ng(n+1)=6.690031e+001;
%odnowa zmiennej metryki
n=226; farx(n+1)=1.137823e-002; foe(n+1)=3.403647e-002; krok(n+1)=6.777058e-007; ng(n+1)=7.348257e+001;
n=227; farx(n+1)=1.138739e-002; foe(n+1)=3.391783e-002; krok(n+1)=1.592993e-006; ng(n+1)=3.666374e+001;
n=228; farx(n+1)=1.140619e-002; foe(n+1)=3.376503e-002; krok(n+1)=9.766516e-006; ng(n+1)=1.636532e+001;
n=229; farx(n+1)=1.140407e-002; foe(n+1)=3.372054e-002; krok(n+1)=7.338792e-005; ng(n+1)=4.196868e+000;
n=230; farx(n+1)=1.142113e-002; foe(n+1)=3.364969e-002; krok(n+1)=1.654388e-004; ng(n+1)=3.145799e+000;
n=231; farx(n+1)=1.159993e-002; foe(n+1)=3.338375e-002; krok(n+1)=2.593399e-003; ng(n+1)=1.748086e+000;
n=232; farx(n+1)=1.191700e-002; foe(n+1)=3.311952e-002; krok(n+1)=3.930173e-003; ng(n+1)=1.374894e+000;
n=233; farx(n+1)=1.240285e-002; foe(n+1)=3.281985e-002; krok(n+1)=2.394037e-003; ng(n+1)=1.858660e+000;
n=234; farx(n+1)=1.253534e-002; foe(n+1)=3.272013e-002; krok(n+1)=1.486749e-003; ng(n+1)=1.878964e+000;
n=235; farx(n+1)=1.254044e-002; foe(n+1)=3.245456e-002; krok(n+1)=3.052860e-002; ng(n+1)=2.058283e+000;
n=236; farx(n+1)=1.058985e-002; foe(n+1)=3.138745e-002; krok(n+1)=4.312599e-002; ng(n+1)=2.140364e+000;
n=237; farx(n+1)=1.074351e-002; foe(n+1)=3.093057e-002; krok(n+1)=1.036878e-001; ng(n+1)=4.150055e+001;
n=238; farx(n+1)=1.062897e-002; foe(n+1)=3.020631e-002; krok(n+1)=5.919426e-002; ng(n+1)=9.477143e+001;
n=239; farx(n+1)=1.049694e-002; foe(n+1)=2.982354e-002; krok(n+1)=5.753341e-002; ng(n+1)=2.441999e+001;
n=240; farx(n+1)=1.041142e-002; foe(n+1)=2.952937e-002; krok(n+1)=5.893163e-002; ng(n+1)=2.304120e+001;
n=241; farx(n+1)=9.916869e-003; foe(n+1)=2.904602e-002; krok(n+1)=1.362644e-001; ng(n+1)=4.255678e+001;
n=242; farx(n+1)=9.765125e-003; foe(n+1)=2.826022e-002; krok(n+1)=1.428686e-001; ng(n+1)=1.157134e+002;
n=243; farx(n+1)=9.637333e-003; foe(n+1)=2.795166e-002; krok(n+1)=1.101559e-001; ng(n+1)=4.889423e+001;
n=244; farx(n+1)=8.406587e-003; foe(n+1)=2.683986e-002; krok(n+1)=3.080168e-001; ng(n+1)=5.071540e+001;
n=245; farx(n+1)=7.949770e-003; foe(n+1)=2.640828e-002; krok(n+1)=2.521242e-002; ng(n+1)=2.814006e+001;
n=246; farx(n+1)=7.725391e-003; foe(n+1)=2.604236e-002; krok(n+1)=9.048247e-002; ng(n+1)=8.555972e+001;
n=247; farx(n+1)=7.885275e-003; foe(n+1)=2.493115e-002; krok(n+1)=2.363480e-001; ng(n+1)=6.696940e+001;
n=248; farx(n+1)=7.926058e-003; foe(n+1)=2.464364e-002; krok(n+1)=6.394768e-002; ng(n+1)=2.846303e+001;
n=249; farx(n+1)=7.414715e-003; foe(n+1)=2.370824e-002; krok(n+1)=3.465039e-001; ng(n+1)=2.349488e+001;
n=250; farx(n+1)=7.018846e-003; foe(n+1)=2.321655e-002; krok(n+1)=1.487872e-001; ng(n+1)=2.998113e+001;
%odnowa zmiennej metryki
n=251; farx(n+1)=7.019404e-003; foe(n+1)=2.318159e-002; krok(n+1)=8.586539e-007; ng(n+1)=2.977294e+001;
n=252; farx(n+1)=7.019448e-003; foe(n+1)=2.316146e-002; krok(n+1)=6.130672e-007; ng(n+1)=2.470701e+001;
n=253; farx(n+1)=7.015927e-003; foe(n+1)=2.310790e-002; krok(n+1)=8.012023e-006; ng(n+1)=1.225477e+001;
n=254; farx(n+1)=7.023783e-003; foe(n+1)=2.292291e-002; krok(n+1)=1.188461e-004; ng(n+1)=6.130268e+000;
n=255; farx(n+1)=7.026203e-003; foe(n+1)=2.288799e-002; krok(n+1)=3.646823e-005; ng(n+1)=4.765766e+000;
n=256; farx(n+1)=7.052570e-003; foe(n+1)=2.284048e-002; krok(n+1)=1.849454e-003; ng(n+1)=8.118876e-001;
n=257; farx(n+1)=7.085640e-003; foe(n+1)=2.280232e-002; krok(n+1)=1.970836e-003; ng(n+1)=8.034430e-001;
n=258; farx(n+1)=7.120818e-003; foe(n+1)=2.275301e-002; krok(n+1)=2.032216e-003; ng(n+1)=8.168808e-001;
n=259; farx(n+1)=7.242634e-003; foe(n+1)=2.267207e-002; krok(n+1)=3.065383e-003; ng(n+1)=8.930682e-001;
n=260; farx(n+1)=7.299513e-003; foe(n+1)=2.255798e-002; krok(n+1)=2.142359e-002; ng(n+1)=9.076881e-001;
n=261; farx(n+1)=7.530678e-003; foe(n+1)=2.224082e-002; krok(n+1)=2.517497e-002; ng(n+1)=5.006053e+000;
n=262; farx(n+1)=6.981353e-003; foe(n+1)=2.167523e-002; krok(n+1)=2.221265e-001; ng(n+1)=3.607362e+001;
n=263; farx(n+1)=6.669454e-003; foe(n+1)=2.124197e-002; krok(n+1)=1.160291e-001; ng(n+1)=4.549225e+001;
n=264; farx(n+1)=6.634767e-003; foe(n+1)=2.118395e-002; krok(n+1)=4.285764e-002; ng(n+1)=2.254699e+001;
n=265; farx(n+1)=6.605520e-003; foe(n+1)=2.091921e-002; krok(n+1)=9.464845e-002; ng(n+1)=3.999680e+001;
n=266; farx(n+1)=6.672185e-003; foe(n+1)=2.066728e-002; krok(n+1)=4.034388e-002; ng(n+1)=4.337557e+001;
n=267; farx(n+1)=6.747496e-003; foe(n+1)=2.033301e-002; krok(n+1)=1.067078e-001; ng(n+1)=8.378506e+001;
n=268; farx(n+1)=6.666965e-003; foe(n+1)=2.015658e-002; krok(n+1)=1.443061e-001; ng(n+1)=1.845244e+001;
n=269; farx(n+1)=6.682254e-003; foe(n+1)=1.996373e-002; krok(n+1)=2.250273e-001; ng(n+1)=5.394187e+001;
n=270; farx(n+1)=6.551833e-003; foe(n+1)=1.979698e-002; krok(n+1)=1.124683e-001; ng(n+1)=1.919898e+001;
n=271; farx(n+1)=6.516795e-003; foe(n+1)=1.963111e-002; krok(n+1)=1.139041e-001; ng(n+1)=2.834250e+001;
n=272; farx(n+1)=6.332403e-003; foe(n+1)=1.930370e-002; krok(n+1)=1.722157e-001; ng(n+1)=2.774377e+001;
n=273; farx(n+1)=6.337608e-003; foe(n+1)=1.901344e-002; krok(n+1)=4.033988e-001; ng(n+1)=2.506675e+001;
n=274; farx(n+1)=6.045670e-003; foe(n+1)=1.874645e-002; krok(n+1)=2.320583e-001; ng(n+1)=6.529236e+001;
n=275; farx(n+1)=5.654763e-003; foe(n+1)=1.816065e-002; krok(n+1)=8.333356e-002; ng(n+1)=1.000458e+002;
%odnowa zmiennej metryki
n=276; farx(n+1)=5.655834e-003; foe(n+1)=1.803547e-002; krok(n+1)=3.110147e-007; ng(n+1)=8.470217e+001;
n=277; farx(n+1)=5.656998e-003; foe(n+1)=1.798567e-002; krok(n+1)=9.415455e-007; ng(n+1)=2.723816e+001;
n=278; farx(n+1)=5.658574e-003; foe(n+1)=1.798129e-002; krok(n+1)=1.290553e-005; ng(n+1)=2.677123e+000;
n=279; farx(n+1)=5.660406e-003; foe(n+1)=1.796967e-002; krok(n+1)=6.158863e-005; ng(n+1)=2.104254e+000;
n=280; farx(n+1)=5.675545e-003; foe(n+1)=1.792921e-002; krok(n+1)=1.516739e-004; ng(n+1)=2.569551e+000;
n=281; farx(n+1)=5.677816e-003; foe(n+1)=1.792424e-002; krok(n+1)=3.831728e-004; ng(n+1)=9.835463e-001;
n=282; farx(n+1)=5.683141e-003; foe(n+1)=1.791480e-002; krok(n+1)=1.195607e-003; ng(n+1)=8.113433e-001;
n=283; farx(n+1)=5.692227e-003; foe(n+1)=1.788848e-002; krok(n+1)=5.060913e-003; ng(n+1)=7.672639e-001;
n=284; farx(n+1)=5.752712e-003; foe(n+1)=1.777923e-002; krok(n+1)=9.808332e-003; ng(n+1)=9.026458e-001;
n=285; farx(n+1)=5.728307e-003; foe(n+1)=1.769891e-002; krok(n+1)=8.751130e-003; ng(n+1)=2.593018e+000;
n=286; farx(n+1)=5.701058e-003; foe(n+1)=1.764789e-002; krok(n+1)=3.757462e-002; ng(n+1)=5.179201e+000;
n=287; farx(n+1)=5.963182e-003; foe(n+1)=1.750895e-002; krok(n+1)=7.392724e-002; ng(n+1)=8.428895e+000;
n=288; farx(n+1)=6.083645e-003; foe(n+1)=1.740283e-002; krok(n+1)=4.663645e-002; ng(n+1)=2.437557e+001;
n=289; farx(n+1)=6.224641e-003; foe(n+1)=1.720360e-002; krok(n+1)=1.451056e-001; ng(n+1)=3.601883e+001;
n=290; farx(n+1)=6.050385e-003; foe(n+1)=1.705181e-002; krok(n+1)=7.709486e-002; ng(n+1)=3.954848e+001;
n=291; farx(n+1)=5.685290e-003; foe(n+1)=1.689386e-002; krok(n+1)=2.543102e-001; ng(n+1)=2.194413e+001;
n=292; farx(n+1)=5.635748e-003; foe(n+1)=1.679211e-002; krok(n+1)=1.601162e-001; ng(n+1)=1.374741e+001;
n=293; farx(n+1)=5.691261e-003; foe(n+1)=1.656219e-002; krok(n+1)=4.446475e-001; ng(n+1)=3.761912e+001;
n=294; farx(n+1)=5.527442e-003; foe(n+1)=1.642821e-002; krok(n+1)=1.702433e-001; ng(n+1)=3.587657e+001;
n=295; farx(n+1)=5.453992e-003; foe(n+1)=1.632663e-002; krok(n+1)=1.023855e-001; ng(n+1)=3.409282e+001;
n=296; farx(n+1)=5.520732e-003; foe(n+1)=1.614377e-002; krok(n+1)=1.344556e-001; ng(n+1)=3.522013e+001;
n=297; farx(n+1)=5.546763e-003; foe(n+1)=1.599488e-002; krok(n+1)=1.444813e-001; ng(n+1)=2.964155e+001;
n=298; farx(n+1)=5.810236e-003; foe(n+1)=1.566440e-002; krok(n+1)=3.785765e-001; ng(n+1)=3.345022e+001;
n=299; farx(n+1)=5.811934e-003; foe(n+1)=1.555981e-002; krok(n+1)=4.194258e-002; ng(n+1)=2.176023e+001;
n=300; farx(n+1)=5.647048e-003; foe(n+1)=1.469978e-002; krok(n+1)=6.329112e-001; ng(n+1)=2.730946e+001;

figure; semilogy(farx,'b'); hold on; semilogy(foe,'r'); xlabel('Iteracje'); ylabel('Earx, Eoe'); legend('Earx','Eoe'); title('Uczenie predyktora OE');
figure; subplot(2,1,1); semilogy(krok); xlabel('Iteracje'); ylabel('Krok');
subplot(2,1,2); semilogy(ng); xlabel('Iteracje'); ylabel('Norma gradientu');
Earx=farx(n+1)
Eoe=foe(n+1)
